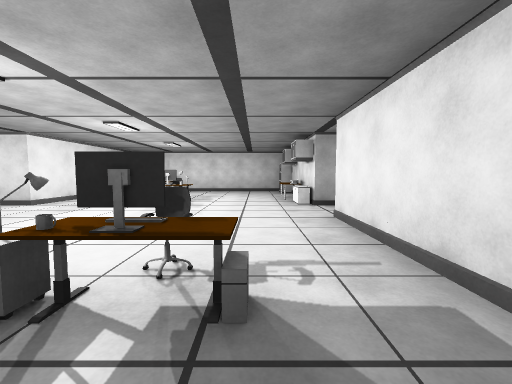
view 1 (above)

16 first-person views from a walk through a Unity game level. The camera is 1.3 m above the floor, tilts 4° down and sees 90° across. The floor is counted in squares, 2 m on a side. Each view is taken from the middle of a square. On the plan, view 1 faces up. The plan holds only what a view shows up to about 9 squares ahead; the rest is blank. The place goes on beyond the plan. The player is left out.

view 2
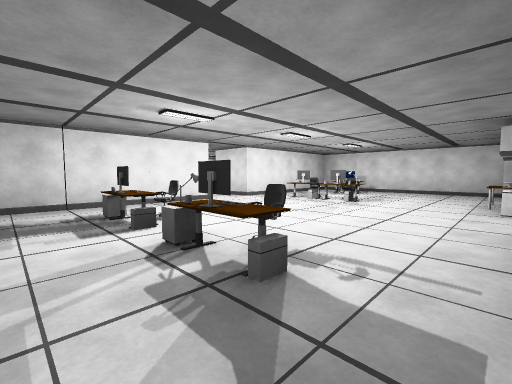

view 3
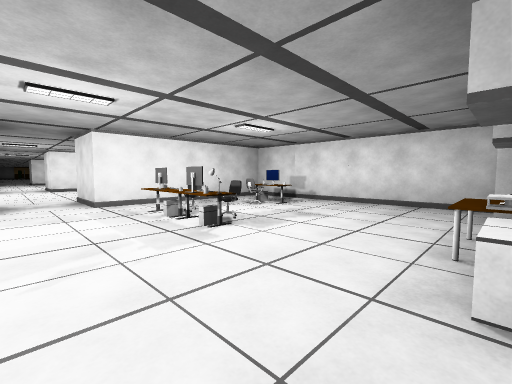

view 4
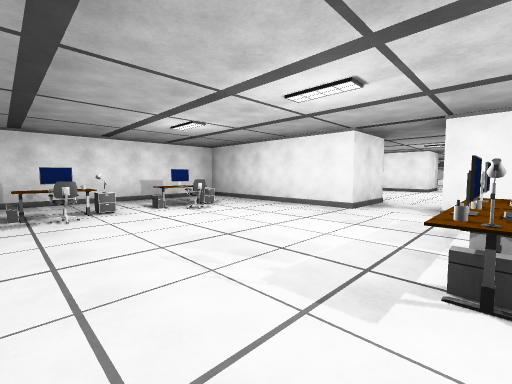

view 5
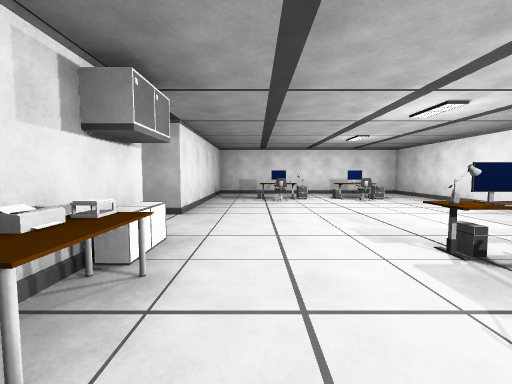

view 6
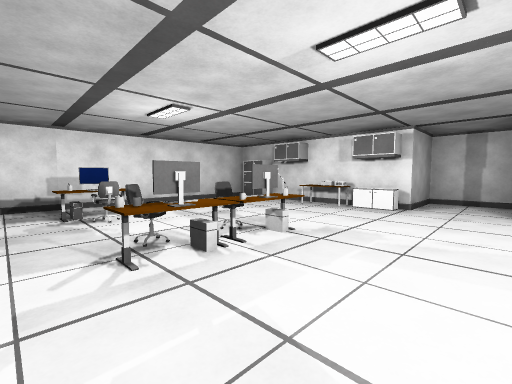

view 7
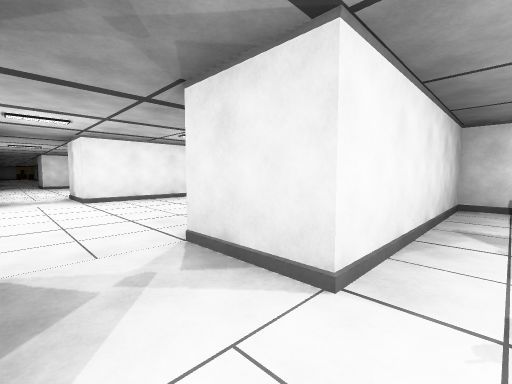

view 8
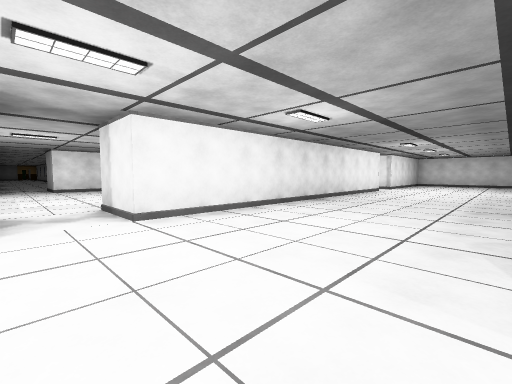

view 9
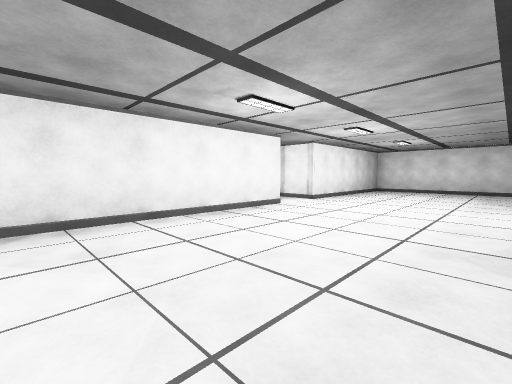

view 10
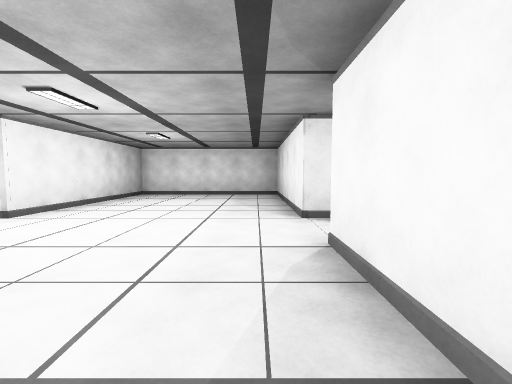

view 11
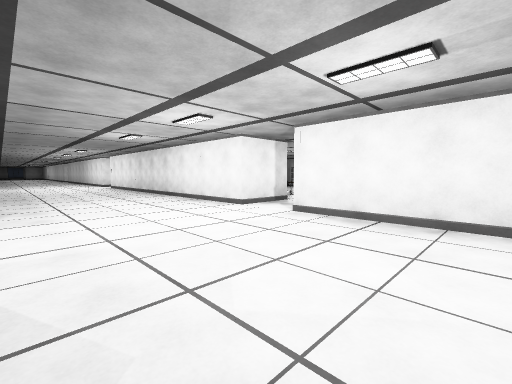

view 12
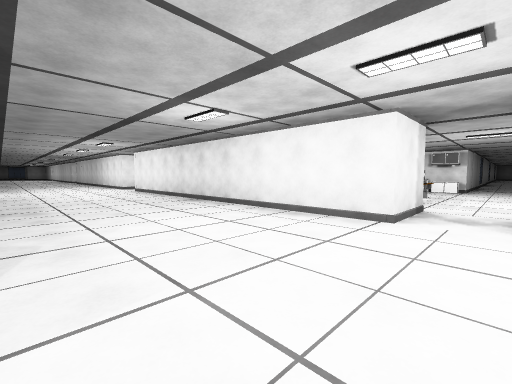

view 13
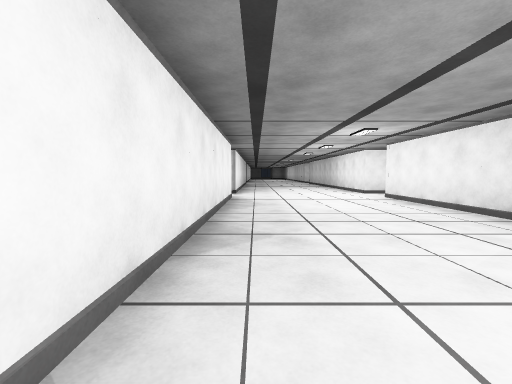

view 14
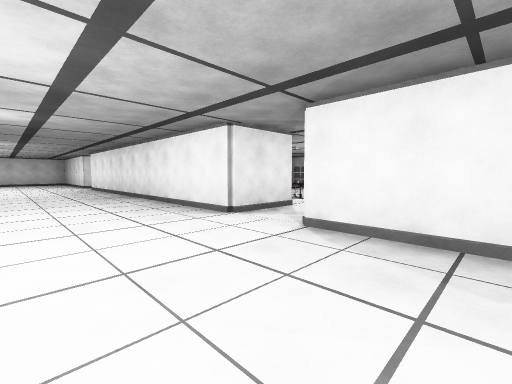

view 15
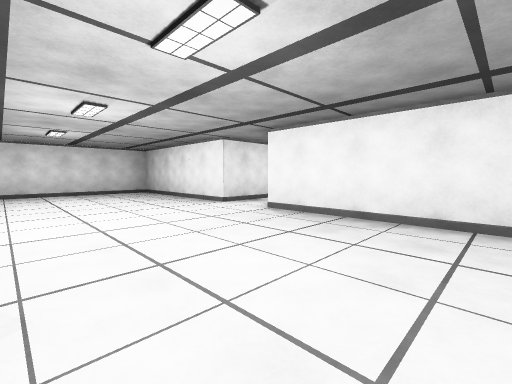

view 16
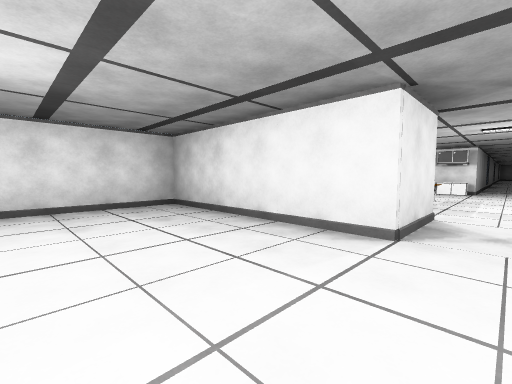

### Floor plan
Points are (right, up) in squares from view 1. A wall is a line through its corners. A room is listed if a view was taken in it or the views show most of it. See-through windows are left out.
Room 1 (views 1, 2, 3, 4, 5, 6, 7)
walls: (1.2, 7.4) (1.2, 9.8) (-4.7, 9.8) (-4.7, 5.3); (-4.7, 3.9) (-4.7, -0.6) (1.2, -0.6) (1.2, 3.9) (1.9, 3.9); (2.7, 3.9) (2.7, 5.3) (1.4, 5.3)
ways out: opening at (-5.5, 5) to room 2
objects: cabinet (-4, 1); chair (-4, 6); other object (-4, 8); other object (-4, 9); other object (-3, 0); other object (-3, 1); chair (-3, 2); other object (-3, 6); monitor (-3, 7); other object (-3, 8); monitor (-3, 9); other object (-2, 1); chair (-2, 5); monitor (-2, 6); other object (-2, 7); chair (-2, 8); cabinet (-1, 1); chair (-1, 2); other object (0, 1); other object (0, 7); cabinet (1, 6); other object (1, 7); cabinet (1, 9)
Room 2 (views 8, 9, 10, 11, 12, 13, 14, 15, 16)
walls: (-12.2, 3.9) (-10.7, 3.9) (-10.7, -5.2); (-4.7, 5.3) (-6.3, 5.3) (-6.3, 14.4); (-10.7, 14.5) (-10.7, 5.3) (-12.2, 5.3); (-6.3, -5.3) (-6.3, 3.9) (-4.7, 3.9); (-4.6, 15.8) (-6.3, 15.8) (-6.3, 20.2) (-7.1, 20.2); (-11.4, -6.6) (-10.7, -6.6) (-10.7, -7.1); (-9.9, 20.2) (-10.7, 20.2) (-10.7, 15.8) (-11.9, 15.8)
ways out: opening at (-5.5, 5) to room 1; opening at (-11.5, -6); opening at (-11.5, 5); opening at (-11.5, 15); opening at (-5.5, -6); opening at (-5.5, 15)

Where each view was taken, in squares from view 1:
view 1: 0 up, 0 right, facing up
view 2: 0 up, 1 right, facing up-left
view 3: 4 up, 1 right, facing up-left
view 4: 6 up, 0 right, facing down-left
view 5: 8 up, 0 right, facing down
view 6: 4 up, 4 left, facing up-right
view 7: 4 up, 4 left, facing up-left
view 8: 4 up, 7 left, facing up-left
view 9: 10 up, 7 left, facing up-left
view 10: 12 up, 7 left, facing up
view 11: 8 up, 7 left, facing down-left
view 12: 5 up, 7 left, facing down-left
view 13: 2 up, 7 left, facing down
view 14: 2 up, 9 left, facing up-right
view 15: 11 up, 10 left, facing up-right
view 16: 15 up, 9 left, facing up-right
